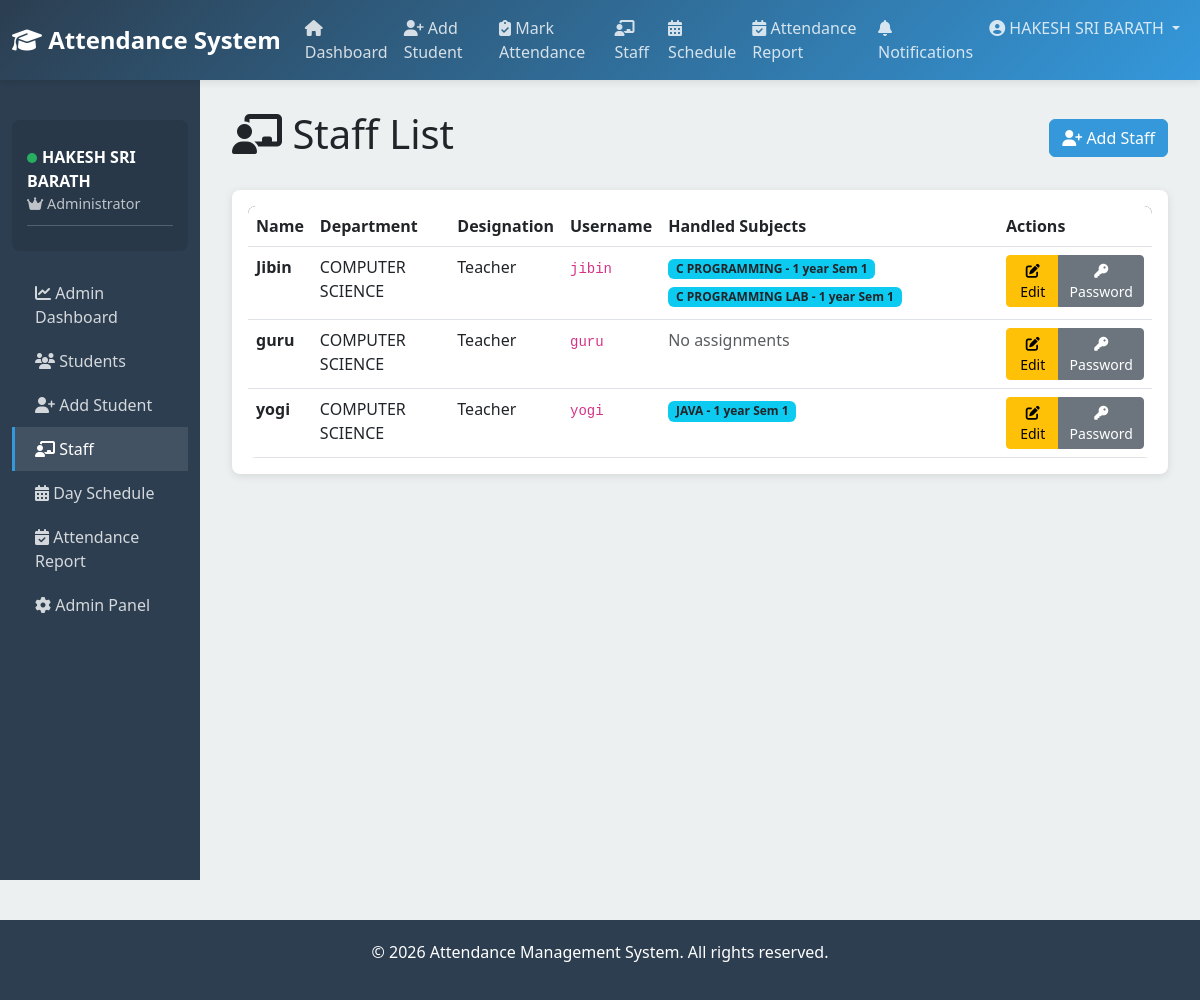
The app's page /staff-list/ (signed in) with its own data.
### attendance/models.py (models this page shows, shortened)
class Staff(models.Model):
    user = models.OneToOneField(
        User,
        on_delete=models.CASCADE,
        related_name='staff_profile'
    )
    name = models.CharField(
        max_length=100
    )
    department = models.CharField(
        max_length=100
    )
    designation = models.CharField(
        max_length=100,
        default="Teacher"
    )

class StaffSubjectAssignment(models.Model):
    staff = models.ForeignKey(
        Staff,
        on_delete=models.CASCADE,
        related_name='subject_assignments'
    )
    subject = models.ForeignKey(
        Subject,
        on_delete=models.CASCADE,
        related_name='staff_assignments'
    )
    department = models.CharField(max_length=100)
    semester = models.IntegerField()
    class Meta:
        unique_together = ('staff', 'subject', 'department', 'semester')
        ordering = ['department', 'semester', 'subject__subject_name']

class Subject(models.Model):
    subject_name = models.CharField(
        max_length=100
    )
    subject_code = models.CharField(
        max_length=20
    )
    semester = models.IntegerField()

### attendance/views.py (the view)
    def wrapper(request, *args, **kwargs):
        if not is_admin(request.user):
            messages.error(request, "You do not have permission to access this page.")
            return redirect('dashboard')
        return view_func(request, *args, **kwargs)

### attendance/views.py (called while the page is built)
def is_admin(user):
    return user.is_staff or user.is_superuser

def admin_required(view_func):
    def wrapper(request, *args, **kwargs):
        if not is_admin(request.user):
            messages.error(request, "You do not have permission to access this page.")
            return redirect('dashboard')
        return view_func(request, *args, **kwargs)
    return wrapper

@login_required(login_url='login')
@admin_required
def staff_list(request):
    staff_members = Staff.objects.prefetch_related('subject_assignments__subject').order_by('name')
    return render(request, 'attendance/staff_list.html', {'staff_members': staff_members})

### attendance/templates/attendance/staff_list.html (shortened to what this page needs)
{% extends 'base.html' %}
{% block content %}
<div class="container-fluid">
    <div class="d-flex justify-content-between align-items-center mb-4">
        <h1><i class="fas fa-chalkboard-user"></i> Staff List</h1>
        <a href="{% url 'add_staff' %}" class="btn btn-primary">
            <i class="fas fa-user-plus"></i> Add Staff
        </a>
    </div>
    <div class="card">
        <div class="card-body">
            {% if staff_members %}
                <div class="table-responsive">
                    <table class="table table-hover">
                        <thead>
                            <tr>
                                <th>Name</th>
                                <th>Department</th>
                                <th>Designation</th>
                                <th>Username</th>
                                <th>Handled Subjects</th>
                                <th>Actions</th>
                            </tr>
                        </thead>
                        <tbody>
                            {% for staff in staff_members %}
                            <tr>
                                <td><strong>{{ staff.name }}</strong></td>
                                <td>{{ staff.department }}</td>
                                <td>{{ staff.designation }}</td>
                                <td><code>{{ staff.user.username }}</code></td>
                                <td>
                                    {% for assignment in staff.subject_assignments.all %}
                                        <span class="badge bg-info text-dark mb-1">
                                            {{ assignment.subject.subject_name }} - {{ assignment.department }} Sem {{ assignment.semester }}
                                        </span>
                                    {% empty %}
                                        <span class="text-muted">No assignments</span>
                                    {% endfor %}
                                </td>
                                <td>
                                    <div class="btn-group" role="group">
                                        <a href="{% url 'edit_staff' staff.id %}" class="btn btn-sm btn-warning">
                                            <i class="fas fa-edit"></i> Edit
                                        </a>
                                        <a href="{% url 'change_staff_password' staff.id %}" class="btn btn-sm btn-secondary">
                                            <i class="fas fa-key"></i> Password
                                        </a>
                                    </div>
                                </td>
                            </tr>
                            {% endfor %}
                        </tbody>
                    </table>
                </div>
            {% else %}
                <div class="alert alert-info mb-0">
                    <i class="fas fa-info-circle"></i> No staff found. <a href="{% url 'add_staff' %}">Add one now</a>.
                </div>
            {% endif %}
        </div>
    </div>
</div>
{% endblock %}

### attendance/templates/base.html (shortened to what this page needs)
<!DOCTYPE html>
<html lang="en">
<head>
    <link href="https://cdn.jsdelivr.net/npm/bootstrap@5.3.0/dist/css/bootstrap.min.css" rel="stylesheet">
    <link href="https://cdnjs.cloudflare.com/ajax/libs/font-awesome/6.4.0/css/all.min.css" rel="stylesheet">
</head>
<body>
    {% if user.is_authenticated %}
    <nav class="navbar navbar-expand-lg navbar-dark">
        <div class="container-fluid">
            <a class="navbar-brand" href="{% url 'dashboard' %}">
                <i class="fas fa-graduation-cap"></i> Attendance System
            </a>
            <div class="collapse navbar-collapse" id="navbarNav">
                <ul class="navbar-nav me-auto">
                    <li class="nav-item">
                        <a class="nav-link" href="{% url 'dashboard' %}">
                            <i class="fas fa-home"></i> Dashboard
                        </a>
                    </li>
                    {% if user.is_staff or user.is_superuser or user.staff_profile %}
                    <li class="nav-item">
                        <a class="nav-link" href="{% url 'add_student' %}">
                            <i class="fas fa-user-plus"></i> Add Student
                        </a>
                    </li>
                    <li class="nav-item">
                        <a class="nav-link" href="{% url 'mark_attendance' %}">
                            <i class="fas fa-clipboard-check"></i> Mark Attendance
                        </a>
                    </li>
                    {% endif %}
                    {% if user.is_staff or user.is_superuser %}
                    <li class="nav-item">
                        <a class="nav-link" href="{% url 'staff_list' %}">
                            <i class="fas fa-chalkboard-user"></i> Staff
                        </a>
                    </li>
                    <li class="nav-item">
                        <a class="nav-link" href="{% url 'day_schedule' %}">
                            <i class="fas fa-calendar-days"></i> Schedule
                        </a>
                    </li>
                    {% endif %}
                    <li class="nav-item">
                        <a class="nav-link" href="{% url 'attendance_report' %}">
                            <i class="fas fa-calendar-check"></i> Attendance Report
                        </a>
                    </li>
                </ul>
                <ul class="navbar-nav ms-auto">
                    <li class="nav-item">
                        <a class="nav-link" href="{% url 'notifications' %}">
                            <i class="fas fa-bell"></i> Notifications
                        </a>
                    </li>
                    <li class="nav-item dropdown">
                        <a class="nav-link dropdown-toggle" href="#" id="userDropdown" role="button" data-bs-toggle="dropdown">
                            <i class="fas fa-user-circle"></i> {{ user.first_name|default:user.username }}
                        </a>
                    </li>
                </ul>
            </div>
        </div>
    </nav>
    {% endif %}
    <div class="container-fluid">
        <div class="row">
            {% if user.is_authenticated %}
            <div class="col-lg-2 col-md-3 sidebar d-none d-md-block">
                <div class="user-menu">
                    <div class="user-info">
                        <div class="user-name">
                            <span class="status-badge"></span>{{ user.first_name|default:user.username }}
                        </div>
                        <div class="user-role">
                            {% if user.is_superuser or user.is_staff %}
                                <i class="fas fa-crown"></i> Administrator
                            {% elif user.staff_profile %}
                                <i class="fas fa-chalkboard-user"></i> Staff
                            {% elif user.student_profile %}
                                <i class="fas fa-book"></i> Student
                            {% endif %}
                        </div>
                    </div>
                </div>
                <div style="margin-top: 20px;">
                    {% if user.is_superuser or user.is_staff %}
                        <a href="{% url 'admin_dashboard' %}" class="{% if request.resolver_match.url_name == 'admin_dashboard' %}active{% endif %}">
                            <i class="fas fa-chart-line"></i> Admin Dashboard
                        </a>
                        <a href="{% url 'student_list' %}" class="{% if request.resolver_match.url_name == 'student_list' %}active{% endif %}">
                            <i class="fas fa-users"></i> Students
                        </a>
                        <a href="{% url 'add_student' %}" class="{% if request.resolver_match.url_name == 'add_student' %}active{% endif %}">
                            <i class="fas fa-user-plus"></i> Add Student
                        </a>
                        <a href="{% url 'staff_list' %}" class="{% if request.resolver_match.url_name == 'staff_list' %}active{% endif %}">
                            <i class="fas fa-chalkboard-user"></i> Staff
                        </a>
                        <a href="{% url 'day_schedule' %}" class="{% if request.resolver_match.url_name == 'day_schedule' %}active{% endif %}">
                            <i class="fas fa-calendar-days"></i> Day Schedule
                        </a>
                        <a href="{% url 'attendance_report' %}" class="{% if request.resolver_match.url_name == 'attendance_report' %}active{% endif %}">
                            <i class="fas fa-calendar-check"></i> Attendance Report
                        </a>
                        <a href="/admin/">
                            <i class="fas fa-cog"></i> Admin Panel
                        </a>
                    {% endif %}
                </div>
            </div>
            {% endif %}
            <div class="{% if user.is_authenticated %}col-lg-10 col-md-9 col-12 main-content{% else %}col-12 p-0{% endif %}">
                {% block content %}{% endblock %}
            </div>
        </div>
    </div>
    {% if user.is_authenticated %}
    <footer>
        <p>&copy; 2026 Attendance Management System. All rights reserved.</p>
    </footer>
    {% endif %}
</body>
</html>

### attendance/templates/base.html (style rules this page uses)
:root { --primary-color: #2c3e50; --secondary-color: #3498db; --success-color: #27ae60; --danger-color: #e74c3c; --warning-color: #f39c12; }
body { background-color: #ecf0f1; font-family: 'Segoe UI', Tahoma, Geneva, Verdana, sans-serif; }
.navbar { background: linear-gradient(135deg, var(--primary-color) 0%, var(--secondary-color) 100%); box-shadow: 0 2px 8px rgba(0,0,0,0.1); }
.navbar-brand { font-weight: bold; font-size: 1.5rem; }
.navbar .nav-link { color: rgba(255,255,255,0.8) !important; transition: color 0.3s; }
.sidebar { background-color: var(--primary-color); color: white; min-height: 100vh; padding-top: 20px; }
.sidebar a { color: rgba(255,255,255,0.8); text-decoration: none; padding: 10px 20px; display: block; transition: all 0.3s; border-left: 3px solid transparent; }
.sidebar a:hover, .sidebar a.active { background-color: rgba(255,255,255,0.1); border-left-color: var(--secondary-color); color: white; }
.main-content { padding: 30px 20px; }
.card { border: none; border-radius: 8px; box-shadow: 0 2px 8px rgba(0,0,0,0.1); transition: transform 0.3s, box-shadow 0.3s; }
.btn-primary { background-color: var(--secondary-color); border-color: var(--secondary-color); }
.table-responsive { border-radius: 8px; overflow: hidden; }
.table { margin-bottom: 0; }
.table thead { background-color: var(--primary-color); color: white; }
.user-menu { background-color: rgba(0,0,0,0.1); padding: 15px; border-radius: 8px; margin-top: 20px; }
.user-menu .user-info { padding: 10px 0; border-bottom: 1px solid rgba(255,255,255,0.2); margin-bottom: 10px; }
.user-name { font-weight: bold; color: white; }
.user-role { font-size: 0.9rem; color: rgba(255,255,255,0.7); }
.status-badge { display: inline-block; width: 10px; height: 10px; border-radius: 50%; background-color: #27ae60; margin-right: 5px; }
footer { background-color: var(--primary-color); color: white; text-align: center; padding: 20px; margin-top: 40px; }

### records on screen
Staff: name "Jibin", department "COMPUTER SCIENCE", designation "Teacher", user.username "jibin"
StaffSubjectAssignment: subject.subject_name "C PROGRAMMING", department "1 year", semester "1"
StaffSubjectAssignment: subject.subject_name "C PROGRAMMING LAB", department "1 year", semester "1"
Staff: name "guru", department "COMPUTER SCIENCE", designation "Teacher", user.username "guru"
Staff: name "yogi", department "COMPUTER SCIENCE", designation "Teacher", user.username "yogi"
StaffSubjectAssignment: subject.subject_name "JAVA", department "1 year", semester "1"

### other values on screen
{{ user.first_name|default:user.username }} "HAKESH SRI BARATH"
